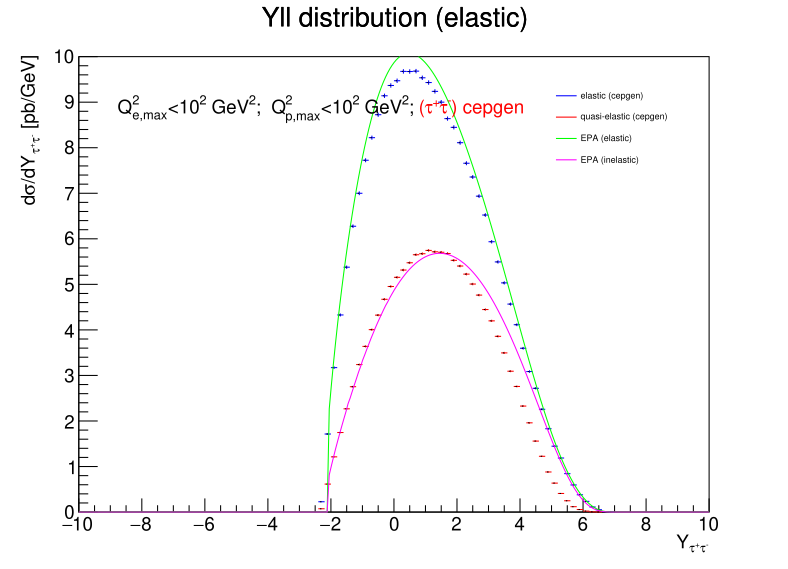

Write Python code to recreate this figure.

import ROOT
import array  # Add this line to import the array module
import numpy as np
import sys

##################################################################


ROOT.gStyle.SetOptStat(0)  # Remove the statistics box from the plots

integrated_cross_section_value_E = 48.8223395  # pb
integrated_cross_section_value_QE = 28.167   #  24.703  # pb

bin_width_correction = 5.0

##################################################################



def compare_distributions(filename):
    # Open the ROOT file
    file = ROOT.TFile(filename)
    if file.IsZombie():
        print("Error: Could not open file", filename)
        return

    # Get the TTree objects
    tree_E = file.Get("LHeC_E")
    tree_QE = file.Get("LHeC_QE")
    if not tree_E or not tree_QE:
        print("Error: Could not retrieve TTrees from the file")
        file.Close()
        return

    # Create arrays to hold Yll values
    Yll_E = []
    Yll_QE = []

    # Fill arrays with Yll values
    for event in tree_E:
        Yll_E.append(event.Yll)
    for event in tree_QE:
        Yll_QE.append(event.Yll)

    # Create ROOT histograms for Yll
    hist_Yll_E = ROOT.TH1F("hist_Yll_E", "Yll distribution (elastic)", 100, -10.0, 10.0)
    hist_Yll_QE = ROOT.TH1F("hist_Yll_QE", "Yll distribution (quasi-elastic)", 100, -10.0, 10.0)

    # Fill histograms with Yll values with weights
    for y in Yll_E:
        hist_Yll_E.Fill(y, bin_width_correction*integrated_cross_section_value_E / len(Yll_E))
    for y in Yll_QE:
        hist_Yll_QE.Fill(y, bin_width_correction*integrated_cross_section_value_QE / len(Yll_QE))

    # Load Yll data from Matplotlib
    from dSigmadY_ep_tautau_10_100_100 import wvalues, elas, inel
    Yll_MPL = wvalues[3][:303]

    # Create ROOT graphs for Yll from Matplotlib data
    graph_Yll_MPL_elastic = ROOT.TGraph(len(Yll_MPL), array.array('d', Yll_MPL), array.array('d', elas[3][:303]))
    graph_Yll_MPL_inelastic = ROOT.TGraph(len(Yll_MPL), array.array('d', Yll_MPL), array.array('d', inel[3][:303]))

    # Plot histograms and graphs for Yll
    canvas_Yll = ROOT.TCanvas("canvas_Yll", "Yll Comparison", 800, 600)
    hist_Yll_E.SetLineColor(ROOT.kBlue)
    hist_Yll_E.GetYaxis().SetTitle("d#sigma/dY_{#tau^{+}#tau^{-}} [pb/GeV]")  # Y-axis title
    hist_Yll_E.GetXaxis().SetTitle("Y_{#tau^{+}#tau^{-}}")  # X-axis title
    hist_Yll_E.SetMinimum(0)  # Set y-axis minimum to 0
    hist_Yll_E.SetMaximum(10)  # Set y-axis maximum to 10
    hist_Yll_E.Draw()
    hist_Yll_QE.SetLineColor(ROOT.kRed)
    hist_Yll_QE.Draw("SAME")
    graph_Yll_MPL_elastic.SetLineColor(ROOT.kGreen)
    graph_Yll_MPL_elastic.Draw("SAME")
    graph_Yll_MPL_inelastic.SetLineColor(ROOT.kMagenta)
    graph_Yll_MPL_inelastic.Draw("SAME")

    # Add legend for Yll
    legend_Yll = ROOT.TLegend(0.7, 0.7, 0.85, 0.85)
    legend_Yll.AddEntry(hist_Yll_E, "elastic (cepgen)", "l")
    legend_Yll.AddEntry(hist_Yll_QE, "quasi-elastic (cepgen)", "l")
    legend_Yll.AddEntry(graph_Yll_MPL_elastic, "EPA (elastic)", "l")
    legend_Yll.AddEntry(graph_Yll_MPL_inelastic, "EPA (inelastic)", "l")
    legend_Yll.SetBorderSize(0)  # Remove the border around the legend
    legend_Yll.Draw()

    # Add information for Yll
    latex_Yll = ROOT.TLatex()
    latex_Yll.SetNDC()
    latex_Yll.SetTextFont(42)
    latex_Yll.SetTextSize(0.035)
    latex_Yll.DrawLatex(0.15, 0.8,
                        "Q^{2}_{e,max}<10^{2} GeV^{2};  Q^{2}_{p,max}<10^{2} GeV^{2}; #color[2]{(#tau^{+}#tau^{-}) cepgen}")
    

    # Save the plot for Yll as a PDF file
    canvas_Yll.SaveAs("Yll_Comparison.pdf")

    # Draw the canvas
    canvas_Yll.Draw()
    
##################################################################
    

    # Calculate area under the curve for each distribution
    area_Yll_E = hist_Yll_E.Integral() / bin_width_correction
    area_Yll_QE = hist_Yll_QE.Integral() / bin_width_correction

    print("Area under the curve for Yll (elastic):", area_Yll_E)
    print("Area under the curve for Yll (quasi-elastic):", area_Yll_QE)


    # Calculate area under the curve for Matplotlib data
    area_Yll_MPL_elastic = 0
    area_Yll_MPL_inelastic = 0
    for i in range(len(Yll_MPL) - 1):
        area_Yll_MPL_elastic += (Yll_MPL[i + 1] - Yll_MPL[i]) * (elas[3][i + 1] + elas[3][i]) / 2
        area_Yll_MPL_inelastic += (Yll_MPL[i + 1] - Yll_MPL[i]) * (inel[3][i + 1] + inel[3][i]) / 2

    print("Area under the curve for Yll (Matplotlib elastic):", area_Yll_MPL_elastic)
    print("Area under the curve for Yll (Matplotlib inelastic):", area_Yll_MPL_inelastic)

    # Cleanup
    file.Close()

# Call the function with the filename of the ROOT file
compare_distributions("LHeC_Compare.root")

##################################################################
